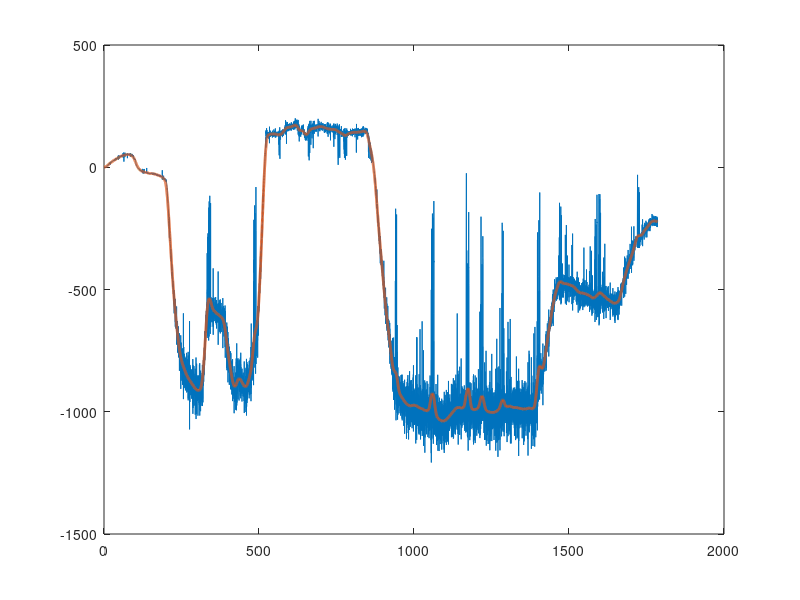
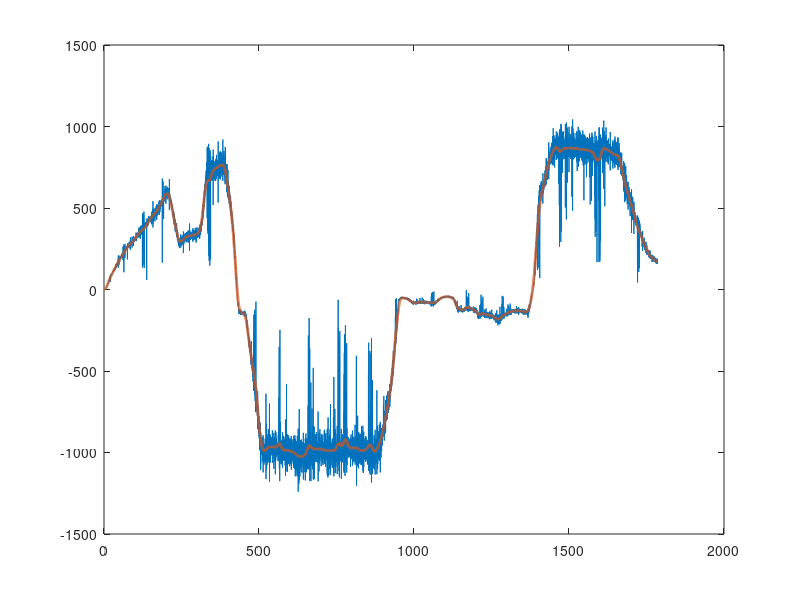
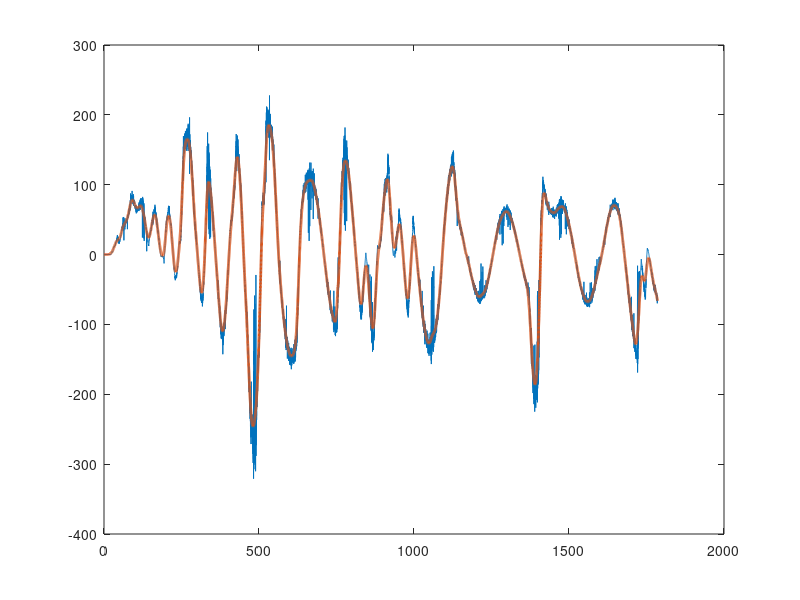

Write the MATLAB code that produced these figures, in order. (Note: this script raises an error after producing the figures.)
%% 1.Load data
clear;clc;

path = './free_fly_2';
data = load('Data.txt');
load('Coef.mat');

%% 2.Calculate velocity
v = [[0,0,0]; diff(data(:,2:4))./diff(data(:,1))];

a = 6378137;
f = 1/298.257223563;
for k=1:size(v,1)
    lat = data(k,2)/180*pi; %rad
    h = data(k,4);
    Rm = (1-f)^2*a / (1-(2-f)*f*sin(lat)^2)^1.5 + h;
    Rn =         a / (1-(2-f)*f*sin(lat)^2)^0.5 + h;
    v(k,1) = v(k,1)/180*pi*Rm;
    v(k,2) = v(k,2)/180*pi*Rn*cos(lat);
end

%% 3.Fliter
N = (length(Coef)-1)/2;

in = [zeros(N,3); v]; %add N of zero
vf = zeros(size(in,1)-2*N,3);
for k=N+1:size(in,1)-N
    vf(k-N,1:3) = sum(in(k-N:k+N,1:3).*Coef',1);
end

v(end-N+1:end,:) = [];

t = data(1:size(v,1),1)-data(1,1);

figure
plot(t, v(:,1))
hold on
plot(t, vf(:,1), 'LineWidth',2)

figure
plot(t, v(:,2))
hold on
plot(t, vf(:,2), 'LineWidth',2)

figure
plot(t, v(:,3))
hold on
plot(t, vf(:,3), 'LineWidth',2)

v = vf;

%% 4.Generate cmd
data = data(1:size(v,1),:);
data(:,1) = data(:,1)-data(1,1);
n = size(data,1);

cmd = zeros(n,8); %[t, vn, ve, vd, q0,q1,q2,q3]
cmd(:,1) = data(:,1); %t
cmd(:,2:4) = v; %velocity
cmd(:,4) = -cmd(:,4);
for k=1:n
    r1 = round(data(k,5),5)/180*pi;
    r2 = round(data(k,6),5)/180*pi;
    r3 = round(data(k,7),5)/180*pi;
    cmd(k,5:8) = angle2quat(r1, r2, r3); %q
end
for k=2:n %make quaternion continue
    if abs(cmd(k,5)-cmd(k-1,5))>1
        cmd(k:end,5:8) = -cmd(k:end,5:8);
    end
end
pos0 = data(1,2:4); %deg
att0 = round(data(1,[7,6,5]),5) /180*pi; %rad, [roll, pitch, yaw]

%% 5.Set time parameter
dt_scope = 0.1;
dt_solve = 1e-3;
dt_imu_rate = 10e-3;
dt_imu_delta = 10e-3;
dt_traj = 20e-3;
Pv = 0.3;

%% 6.Save
save('cmd.mat', 'data','cmd','pos0','att0','dt_scope','dt_solve','dt_imu_rate','dt_imu_delta','dt_traj','path','Pv');
clear